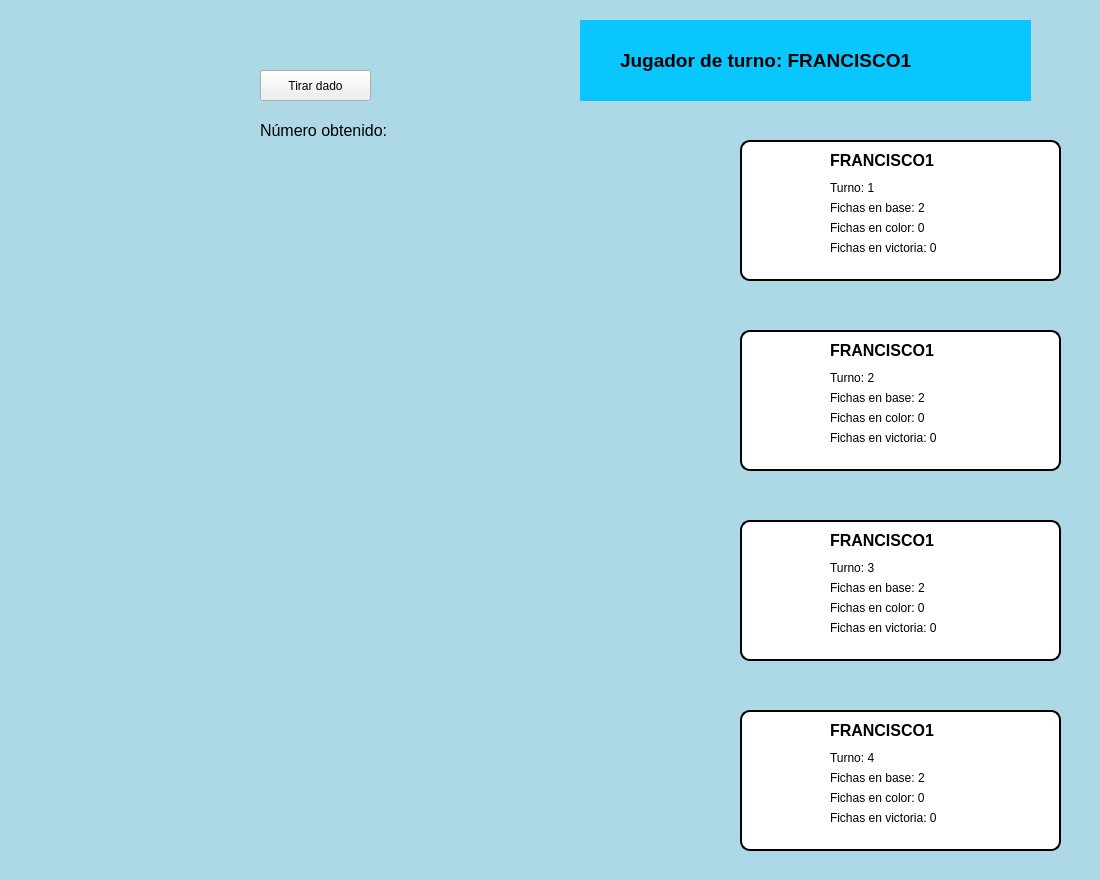
<?xml version="1.0" encoding="UTF-8"?>
<ui version="4.0">
 <class>MainWindow</class>
 <widget class="QMainWindow" name="MainWindow">
  <property name="geometry">
   <rect>
    <x>0</x>
    <y>0</y>
    <width>1100</width>
    <height>880</height>
   </rect>
  </property>
  <property name="windowTitle">
   <string>MainWindow</string>
  </property>
  <widget class="QWidget" name="centralwidget">
   <widget class="QLabel" name="label">
    <property name="geometry">
     <rect>
      <x>0</x>
      <y>0</y>
      <width>1100</width>
      <height>880</height>
     </rect>
    </property>
    <property name="styleSheet">
     <string notr="true">background-color: lightblue;</string>
    </property>
    <property name="text">
     <string/>
    </property>
   </widget>
   <widget class="QLabel" name="label_2">
    <property name="geometry">
     <rect>
      <x>30</x>
      <y>200</y>
      <width>650</width>
      <height>650</height>
     </rect>
    </property>
    <property name="text">
     <string/>
    </property>
    <property name="pixmap">
     <pixmap>../../Sprites/Juego/tablero.png</pixmap>
    </property>
    <property name="scaledContents">
     <bool>true</bool>
    </property>
   </widget>
   <widget class="QPushButton" name="boton_dado">
    <property name="geometry">
     <rect>
      <x>260</x>
      <y>70</y>
      <width>111</width>
      <height>31</height>
     </rect>
    </property>
    <property name="text">
     <string>Tirar dado</string>
    </property>
   </widget>
   <widget class="QLabel" name="label_numero">
    <property name="geometry">
     <rect>
      <x>260</x>
      <y>110</y>
      <width>191</width>
      <height>41</height>
     </rect>
    </property>
    <property name="styleSheet">
     <string notr="true">font: 18px;</string>
    </property>
    <property name="text">
     <string>&lt;html&gt;&lt;head/&gt;&lt;body&gt;&lt;p&gt;&lt;span style=&quot; font-size:12pt;&quot;&gt;Número obtenido: &lt;/span&gt;&lt;/p&gt;&lt;/body&gt;&lt;/html&gt;</string>
    </property>
   </widget>
   <widget class="QLabel" name="label_4">
    <property name="geometry">
     <rect>
      <x>130</x>
      <y>60</y>
      <width>100</width>
      <height>100</height>
     </rect>
    </property>
    <property name="text">
     <string/>
    </property>
    <property name="pixmap">
     <pixmap>../../Sprites/Logos/dado.png</pixmap>
    </property>
    <property name="scaledContents">
     <bool>true</bool>
    </property>
   </widget>
   <widget class="QLabel" name="label_5">
    <property name="geometry">
     <rect>
      <x>740</x>
      <y>140</y>
      <width>321</width>
      <height>141</height>
     </rect>
    </property>
    <property name="styleSheet">
     <string notr="true">background-color: rgb(255, 255, 255);
font: 16px;
border-style: outset;
border-radius: 10px;
border-width: 2px;</string>
    </property>
    <property name="text">
     <string/>
    </property>
   </widget>
   <widget class="QLabel" name="label_n1">
    <property name="geometry">
     <rect>
      <x>830</x>
      <y>140</y>
      <width>141</width>
      <height>41</height>
     </rect>
    </property>
    <property name="styleSheet">
     <string notr="true">font: 75 12pt &quot;MS Shell Dlg 2&quot;;</string>
    </property>
    <property name="text">
     <string>&lt;html&gt;&lt;head/&gt;&lt;body&gt;&lt;p&gt;&lt;span style=&quot; font-size:12pt; font-weight:600;&quot;&gt;FRANCISCO1&lt;/span&gt;&lt;/p&gt;&lt;/body&gt;&lt;/html&gt;</string>
    </property>
   </widget>
   <widget class="QLabel" name="label_foto1">
    <property name="geometry">
     <rect>
      <x>750</x>
      <y>180</y>
      <width>71</width>
      <height>81</height>
     </rect>
    </property>
    <property name="text">
     <string/>
    </property>
    <property name="pixmap">
     <pixmap>../../Sprites/Fichas/Simples/ficha-roja.png</pixmap>
    </property>
    <property name="scaledContents">
     <bool>true</bool>
    </property>
   </widget>
   <widget class="QLabel" name="label_t1">
    <property name="geometry">
     <rect>
      <x>830</x>
      <y>180</y>
      <width>111</width>
      <height>16</height>
     </rect>
    </property>
    <property name="styleSheet">
     <string notr="true">font: 15px;</string>
    </property>
    <property name="text">
     <string>&lt;html&gt;&lt;head/&gt;&lt;body&gt;&lt;p&gt;&lt;span style=&quot; font-size:9pt;&quot;&gt;Turno: 1&lt;/span&gt;&lt;/p&gt;&lt;/body&gt;&lt;/html&gt;</string>
    </property>
   </widget>
   <widget class="QLabel" name="label_feb1">
    <property name="geometry">
     <rect>
      <x>830</x>
      <y>200</y>
      <width>121</width>
      <height>16</height>
     </rect>
    </property>
    <property name="styleSheet">
     <string notr="true">font: 15px;</string>
    </property>
    <property name="text">
     <string>&lt;html&gt;&lt;head/&gt;&lt;body&gt;&lt;p&gt;&lt;span style=&quot; font-size:9pt;&quot;&gt;Fichas en base: 2&lt;/span&gt;&lt;/p&gt;&lt;/body&gt;&lt;/html&gt;</string>
    </property>
   </widget>
   <widget class="QLabel" name="label_fec1">
    <property name="geometry">
     <rect>
      <x>830</x>
      <y>220</y>
      <width>121</width>
      <height>16</height>
     </rect>
    </property>
    <property name="styleSheet">
     <string notr="true">font: 15px;</string>
    </property>
    <property name="text">
     <string>&lt;html&gt;&lt;head/&gt;&lt;body&gt;&lt;p&gt;&lt;span style=&quot; font-size:9pt;&quot;&gt;Fichas en color: 0&lt;/span&gt;&lt;/p&gt;&lt;/body&gt;&lt;/html&gt;</string>
    </property>
   </widget>
   <widget class="QLabel" name="label_fev1">
    <property name="geometry">
     <rect>
      <x>830</x>
      <y>240</y>
      <width>131</width>
      <height>16</height>
     </rect>
    </property>
    <property name="styleSheet">
     <string notr="true">font: 15px;</string>
    </property>
    <property name="text">
     <string>&lt;html&gt;&lt;head/&gt;&lt;body&gt;&lt;p&gt;&lt;span style=&quot; font-size:9pt;&quot;&gt;Fichas en victoria: 0&lt;/span&gt;&lt;/p&gt;&lt;/body&gt;&lt;/html&gt;</string>
    </property>
   </widget>
   <widget class="QLabel" name="label_16">
    <property name="geometry">
     <rect>
      <x>740</x>
      <y>330</y>
      <width>321</width>
      <height>141</height>
     </rect>
    </property>
    <property name="styleSheet">
     <string notr="true">background-color: rgb(255, 255, 255);
font: 16px;
border-style: outset;
border-radius: 10px;
border-width: 2px;</string>
    </property>
    <property name="text">
     <string/>
    </property>
   </widget>
   <widget class="QLabel" name="label_feb2">
    <property name="geometry">
     <rect>
      <x>830</x>
      <y>390</y>
      <width>121</width>
      <height>16</height>
     </rect>
    </property>
    <property name="styleSheet">
     <string notr="true">font: 15px;</string>
    </property>
    <property name="text">
     <string>&lt;html&gt;&lt;head/&gt;&lt;body&gt;&lt;p&gt;&lt;span style=&quot; font-size:9pt;&quot;&gt;Fichas en base: 2&lt;/span&gt;&lt;/p&gt;&lt;/body&gt;&lt;/html&gt;</string>
    </property>
   </widget>
   <widget class="QLabel" name="label_foto2">
    <property name="geometry">
     <rect>
      <x>750</x>
      <y>370</y>
      <width>71</width>
      <height>81</height>
     </rect>
    </property>
    <property name="text">
     <string/>
    </property>
    <property name="pixmap">
     <pixmap>../../Sprites/Fichas/Simples/ficha-amarilla.png</pixmap>
    </property>
    <property name="scaledContents">
     <bool>true</bool>
    </property>
   </widget>
   <widget class="QLabel" name="label_t2">
    <property name="geometry">
     <rect>
      <x>830</x>
      <y>370</y>
      <width>111</width>
      <height>16</height>
     </rect>
    </property>
    <property name="styleSheet">
     <string notr="true">font: 15px;</string>
    </property>
    <property name="text">
     <string>&lt;html&gt;&lt;head/&gt;&lt;body&gt;&lt;p&gt;&lt;span style=&quot; font-size:9pt;&quot;&gt;Turno: 2&lt;/span&gt;&lt;/p&gt;&lt;/body&gt;&lt;/html&gt;</string>
    </property>
   </widget>
   <widget class="QLabel" name="label_fec2">
    <property name="geometry">
     <rect>
      <x>830</x>
      <y>410</y>
      <width>121</width>
      <height>16</height>
     </rect>
    </property>
    <property name="styleSheet">
     <string notr="true">font: 15px;</string>
    </property>
    <property name="text">
     <string>&lt;html&gt;&lt;head/&gt;&lt;body&gt;&lt;p&gt;&lt;span style=&quot; font-size:9pt;&quot;&gt;Fichas en color: 0&lt;/span&gt;&lt;/p&gt;&lt;/body&gt;&lt;/html&gt;</string>
    </property>
   </widget>
   <widget class="QLabel" name="label_fev2">
    <property name="geometry">
     <rect>
      <x>830</x>
      <y>430</y>
      <width>131</width>
      <height>16</height>
     </rect>
    </property>
    <property name="styleSheet">
     <string notr="true">font: 15px;</string>
    </property>
    <property name="text">
     <string>&lt;html&gt;&lt;head/&gt;&lt;body&gt;&lt;p&gt;&lt;span style=&quot; font-size:9pt;&quot;&gt;Fichas en victoria: 0&lt;/span&gt;&lt;/p&gt;&lt;/body&gt;&lt;/html&gt;</string>
    </property>
   </widget>
   <widget class="QLabel" name="label_27">
    <property name="geometry">
     <rect>
      <x>740</x>
      <y>520</y>
      <width>321</width>
      <height>141</height>
     </rect>
    </property>
    <property name="styleSheet">
     <string notr="true">background-color: rgb(255, 255, 255);
font: 16px;
border-style: outset;
border-radius: 10px;
border-width: 2px;</string>
    </property>
    <property name="text">
     <string/>
    </property>
   </widget>
   <widget class="QLabel" name="label_fev3">
    <property name="geometry">
     <rect>
      <x>830</x>
      <y>620</y>
      <width>131</width>
      <height>16</height>
     </rect>
    </property>
    <property name="styleSheet">
     <string notr="true">font: 15px;</string>
    </property>
    <property name="text">
     <string>&lt;html&gt;&lt;head/&gt;&lt;body&gt;&lt;p&gt;&lt;span style=&quot; font-size:9pt;&quot;&gt;Fichas en victoria: 0&lt;/span&gt;&lt;/p&gt;&lt;/body&gt;&lt;/html&gt;</string>
    </property>
   </widget>
   <widget class="QLabel" name="label_foto3">
    <property name="geometry">
     <rect>
      <x>750</x>
      <y>560</y>
      <width>71</width>
      <height>81</height>
     </rect>
    </property>
    <property name="text">
     <string/>
    </property>
    <property name="pixmap">
     <pixmap>../../Sprites/Fichas/Simples/ficha-azul.png</pixmap>
    </property>
    <property name="scaledContents">
     <bool>true</bool>
    </property>
   </widget>
   <widget class="QLabel" name="label_fec3">
    <property name="geometry">
     <rect>
      <x>830</x>
      <y>600</y>
      <width>121</width>
      <height>16</height>
     </rect>
    </property>
    <property name="styleSheet">
     <string notr="true">font: 15px;</string>
    </property>
    <property name="text">
     <string>&lt;html&gt;&lt;head/&gt;&lt;body&gt;&lt;p&gt;&lt;span style=&quot; font-size:9pt;&quot;&gt;Fichas en color: 0&lt;/span&gt;&lt;/p&gt;&lt;/body&gt;&lt;/html&gt;</string>
    </property>
   </widget>
   <widget class="QLabel" name="label_feb3">
    <property name="geometry">
     <rect>
      <x>830</x>
      <y>580</y>
      <width>121</width>
      <height>16</height>
     </rect>
    </property>
    <property name="styleSheet">
     <string notr="true">font: 15px;</string>
    </property>
    <property name="text">
     <string>&lt;html&gt;&lt;head/&gt;&lt;body&gt;&lt;p&gt;&lt;span style=&quot; font-size:9pt;&quot;&gt;Fichas en base: 2&lt;/span&gt;&lt;/p&gt;&lt;/body&gt;&lt;/html&gt;</string>
    </property>
   </widget>
   <widget class="QLabel" name="label_t3">
    <property name="geometry">
     <rect>
      <x>830</x>
      <y>560</y>
      <width>111</width>
      <height>16</height>
     </rect>
    </property>
    <property name="styleSheet">
     <string notr="true">font: 15px;</string>
    </property>
    <property name="text">
     <string>&lt;html&gt;&lt;head/&gt;&lt;body&gt;&lt;p&gt;&lt;span style=&quot; font-size:9pt;&quot;&gt;Turno: 3&lt;/span&gt;&lt;/p&gt;&lt;/body&gt;&lt;/html&gt;</string>
    </property>
   </widget>
   <widget class="QLabel" name="label_40">
    <property name="geometry">
     <rect>
      <x>740</x>
      <y>710</y>
      <width>321</width>
      <height>141</height>
     </rect>
    </property>
    <property name="styleSheet">
     <string notr="true">background-color: rgb(255, 255, 255);
font: 16px;
border-style: outset;
border-radius: 10px;
border-width: 2px;</string>
    </property>
    <property name="text">
     <string/>
    </property>
   </widget>
   <widget class="QLabel" name="label_foto4">
    <property name="geometry">
     <rect>
      <x>750</x>
      <y>750</y>
      <width>71</width>
      <height>81</height>
     </rect>
    </property>
    <property name="text">
     <string/>
    </property>
    <property name="pixmap">
     <pixmap>../../Sprites/Fichas/Simples/ficha-verde.png</pixmap>
    </property>
    <property name="scaledContents">
     <bool>true</bool>
    </property>
   </widget>
   <widget class="QLabel" name="label_feb4">
    <property name="geometry">
     <rect>
      <x>830</x>
      <y>770</y>
      <width>121</width>
      <height>16</height>
     </rect>
    </property>
    <property name="styleSheet">
     <string notr="true">font: 15px;</string>
    </property>
    <property name="text">
     <string>&lt;html&gt;&lt;head/&gt;&lt;body&gt;&lt;p&gt;&lt;span style=&quot; font-size:9pt;&quot;&gt;Fichas en base: 2&lt;/span&gt;&lt;/p&gt;&lt;/body&gt;&lt;/html&gt;</string>
    </property>
   </widget>
   <widget class="QLabel" name="label_t4">
    <property name="geometry">
     <rect>
      <x>830</x>
      <y>750</y>
      <width>111</width>
      <height>16</height>
     </rect>
    </property>
    <property name="styleSheet">
     <string notr="true">font: 15px;</string>
    </property>
    <property name="text">
     <string>&lt;html&gt;&lt;head/&gt;&lt;body&gt;&lt;p&gt;&lt;span style=&quot; font-size:9pt;&quot;&gt;Turno: 4&lt;/span&gt;&lt;/p&gt;&lt;/body&gt;&lt;/html&gt;</string>
    </property>
   </widget>
   <widget class="QLabel" name="label_fec4">
    <property name="geometry">
     <rect>
      <x>830</x>
      <y>790</y>
      <width>121</width>
      <height>16</height>
     </rect>
    </property>
    <property name="styleSheet">
     <string notr="true">font: 15px;</string>
    </property>
    <property name="text">
     <string>&lt;html&gt;&lt;head/&gt;&lt;body&gt;&lt;p&gt;&lt;span style=&quot; font-size:9pt;&quot;&gt;Fichas en color: 0&lt;/span&gt;&lt;/p&gt;&lt;/body&gt;&lt;/html&gt;</string>
    </property>
   </widget>
   <widget class="QLabel" name="label_fev4">
    <property name="geometry">
     <rect>
      <x>830</x>
      <y>810</y>
      <width>131</width>
      <height>16</height>
     </rect>
    </property>
    <property name="styleSheet">
     <string notr="true">font: 15px;</string>
    </property>
    <property name="text">
     <string>&lt;html&gt;&lt;head/&gt;&lt;body&gt;&lt;p&gt;&lt;span style=&quot; font-size:9pt;&quot;&gt;Fichas en victoria: 0&lt;/span&gt;&lt;/p&gt;&lt;/body&gt;&lt;/html&gt;</string>
    </property>
   </widget>
   <widget class="QLabel" name="label_47">
    <property name="geometry">
     <rect>
      <x>370</x>
      <y>330</y>
      <width>71</width>
      <height>71</height>
     </rect>
    </property>
    <property name="text">
     <string/>
    </property>
    <property name="pixmap">
     <pixmap>../../Sprites/Juego/estrella.png</pixmap>
    </property>
    <property name="scaledContents">
     <bool>true</bool>
    </property>
   </widget>
   <widget class="QLabel" name="label_48">
    <property name="geometry">
     <rect>
      <x>160</x>
      <y>440</y>
      <width>71</width>
      <height>71</height>
     </rect>
    </property>
    <property name="text">
     <string/>
    </property>
    <property name="pixmap">
     <pixmap>../../Sprites/Juego/estrella.png</pixmap>
    </property>
    <property name="scaledContents">
     <bool>true</bool>
    </property>
   </widget>
   <widget class="QLabel" name="label_49">
    <property name="geometry">
     <rect>
      <x>480</x>
      <y>540</y>
      <width>71</width>
      <height>71</height>
     </rect>
    </property>
    <property name="text">
     <string/>
    </property>
    <property name="pixmap">
     <pixmap>../../Sprites/Juego/estrella.png</pixmap>
    </property>
    <property name="scaledContents">
     <bool>true</bool>
    </property>
   </widget>
   <widget class="QLabel" name="label_50">
    <property name="geometry">
     <rect>
      <x>260</x>
      <y>650</y>
      <width>71</width>
      <height>71</height>
     </rect>
    </property>
    <property name="text">
     <string/>
    </property>
    <property name="pixmap">
     <pixmap>../../Sprites/Juego/estrella.png</pixmap>
    </property>
    <property name="scaledContents">
     <bool>true</bool>
    </property>
   </widget>
   <widget class="QLabel" name="label_amarillo1">
    <property name="geometry">
     <rect>
      <x>590</x>
      <y>220</y>
      <width>61</width>
      <height>81</height>
     </rect>
    </property>
    <property name="text">
     <string/>
    </property>
    <property name="pixmap">
     <pixmap>../../../Sprites/Fichas/Dobles/fichas-amarillas.png</pixmap>
    </property>
    <property name="scaledContents">
     <bool>true</bool>
    </property>
   </widget>
   <widget class="QLabel" name="label_verde2">
    <property name="geometry">
     <rect>
      <x>590</x>
      <y>760</y>
      <width>61</width>
      <height>81</height>
     </rect>
    </property>
    <property name="text">
     <string/>
    </property>
    <property name="pixmap">
     <pixmap>../../../Sprites/Fichas/Dobles/fichas-verdes.png</pixmap>
    </property>
    <property name="scaledContents">
     <bool>true</bool>
    </property>
   </widget>
   <widget class="QLabel" name="label_rojo2">
    <property name="geometry">
     <rect>
      <x>60</x>
      <y>760</y>
      <width>61</width>
      <height>81</height>
     </rect>
    </property>
    <property name="text">
     <string/>
    </property>
    <property name="pixmap">
     <pixmap>../../../Sprites/Fichas/Dobles/fichas-rojas.png</pixmap>
    </property>
    <property name="scaledContents">
     <bool>true</bool>
    </property>
   </widget>
   <widget class="QLabel" name="label_azul2">
    <property name="geometry">
     <rect>
      <x>60</x>
      <y>220</y>
      <width>61</width>
      <height>81</height>
     </rect>
    </property>
    <property name="text">
     <string/>
    </property>
    <property name="pixmap">
     <pixmap>../../../Sprites/Fichas/Dobles/fichas-azules.png</pixmap>
    </property>
    <property name="scaledContents">
     <bool>true</bool>
    </property>
   </widget>
   <widget class="QLabel" name="label_12">
    <property name="geometry">
     <rect>
      <x>580</x>
      <y>20</y>
      <width>451</width>
      <height>81</height>
     </rect>
    </property>
    <property name="styleSheet">
     <string notr="true">background-color: rgb(10, 198, 255);</string>
    </property>
    <property name="text">
     <string/>
    </property>
   </widget>
   <widget class="QLabel" name="label_turno">
    <property name="geometry">
     <rect>
      <x>620</x>
      <y>30</y>
      <width>371</width>
      <height>61</height>
     </rect>
    </property>
    <property name="styleSheet">
     <string notr="true">font: 30px</string>
    </property>
    <property name="text">
     <string>&lt;html&gt;&lt;head/&gt;&lt;body&gt;&lt;p&gt;&lt;span style=&quot; font-size:14pt; font-weight:600;&quot;&gt;Jugador de turno: FRANCISCO1&lt;/span&gt;&lt;/p&gt;&lt;/body&gt;&lt;/html&gt;</string>
    </property>
   </widget>
   <widget class="QLabel" name="label_n2">
    <property name="geometry">
     <rect>
      <x>830</x>
      <y>330</y>
      <width>141</width>
      <height>41</height>
     </rect>
    </property>
    <property name="styleSheet">
     <string notr="true">font: 75 12pt &quot;MS Shell Dlg 2&quot;;</string>
    </property>
    <property name="text">
     <string>&lt;html&gt;&lt;head/&gt;&lt;body&gt;&lt;p&gt;&lt;span style=&quot; font-size:12pt; font-weight:600;&quot;&gt;FRANCISCO1&lt;/span&gt;&lt;/p&gt;&lt;/body&gt;&lt;/html&gt;</string>
    </property>
   </widget>
   <widget class="QLabel" name="label_n3">
    <property name="geometry">
     <rect>
      <x>830</x>
      <y>520</y>
      <width>141</width>
      <height>41</height>
     </rect>
    </property>
    <property name="styleSheet">
     <string notr="true">font: 75 12pt &quot;MS Shell Dlg 2&quot;;</string>
    </property>
    <property name="text">
     <string>&lt;html&gt;&lt;head/&gt;&lt;body&gt;&lt;p&gt;&lt;span style=&quot; font-size:12pt; font-weight:600;&quot;&gt;FRANCISCO1&lt;/span&gt;&lt;/p&gt;&lt;/body&gt;&lt;/html&gt;</string>
    </property>
   </widget>
   <widget class="QLabel" name="label_n4">
    <property name="geometry">
     <rect>
      <x>830</x>
      <y>710</y>
      <width>141</width>
      <height>41</height>
     </rect>
    </property>
    <property name="styleSheet">
     <string notr="true">font: 75 12pt &quot;MS Shell Dlg 2&quot;;</string>
    </property>
    <property name="text">
     <string>&lt;html&gt;&lt;head/&gt;&lt;body&gt;&lt;p&gt;&lt;span style=&quot; font-size:12pt; font-weight:600;&quot;&gt;FRANCISCO1&lt;/span&gt;&lt;/p&gt;&lt;/body&gt;&lt;/html&gt;</string>
    </property>
   </widget>
   <widget class="QLabel" name="label_rojo1">
    <property name="geometry">
     <rect>
      <x>60</x>
      <y>760</y>
      <width>61</width>
      <height>81</height>
     </rect>
    </property>
    <property name="text">
     <string/>
    </property>
    <property name="pixmap">
     <pixmap>../../Sprites/Fichas/Dobles/fichas-rojas.png</pixmap>
    </property>
    <property name="scaledContents">
     <bool>true</bool>
    </property>
   </widget>
   <widget class="QLabel" name="label_azul1">
    <property name="geometry">
     <rect>
      <x>60</x>
      <y>220</y>
      <width>61</width>
      <height>81</height>
     </rect>
    </property>
    <property name="text">
     <string/>
    </property>
    <property name="pixmap">
     <pixmap>../../Sprites/Fichas/Dobles/fichas-azules.png</pixmap>
    </property>
    <property name="scaledContents">
     <bool>true</bool>
    </property>
   </widget>
   <widget class="QLabel" name="label_amarillo2">
    <property name="geometry">
     <rect>
      <x>590</x>
      <y>220</y>
      <width>61</width>
      <height>81</height>
     </rect>
    </property>
    <property name="text">
     <string/>
    </property>
    <property name="pixmap">
     <pixmap>../../Sprites/Fichas/Dobles/fichas-amarillas.png</pixmap>
    </property>
    <property name="scaledContents">
     <bool>true</bool>
    </property>
   </widget>
   <widget class="QLabel" name="label_verde1">
    <property name="geometry">
     <rect>
      <x>590</x>
      <y>760</y>
      <width>61</width>
      <height>81</height>
     </rect>
    </property>
    <property name="text">
     <string/>
    </property>
    <property name="pixmap">
     <pixmap>../../Sprites/Fichas/Dobles/fichas-verdes.png</pixmap>
    </property>
    <property name="scaledContents">
     <bool>true</bool>
    </property>
   </widget>
  </widget>
 </widget>
 <resources/>
 <connections/>
</ui>
